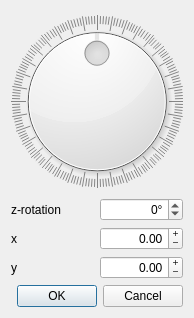
<?xml version="1.0" encoding="UTF-8"?>
<ui version="4.0">
 <class>DirectionDialog</class>
 <widget class="QDialog" name="DirectionDialog">
  <property name="geometry">
   <rect>
    <x>0</x>
    <y>0</y>
    <width>194</width>
    <height>318</height>
   </rect>
  </property>
  <property name="windowTitle">
   <string>Direction</string>
  </property>
  <property name="modal">
   <bool>true</bool>
  </property>
  <layout class="QGridLayout" name="gridLayout">
   <item row="0" column="0" colspan="2">
    <widget class="QDial" name="dial">
     <property name="layoutDirection">
      <enum>Qt::LeftToRight</enum>
     </property>
     <property name="minimum">
      <number>-180</number>
     </property>
     <property name="maximum">
      <number>180</number>
     </property>
     <property name="wrapping">
      <bool>true</bool>
     </property>
     <property name="notchTarget">
      <double>2.000000000000000</double>
     </property>
     <property name="notchesVisible">
      <bool>true</bool>
     </property>
    </widget>
   </item>
   <item row="1" column="0">
    <widget class="QLabel" name="label">
     <property name="text">
      <string>z-rotation</string>
     </property>
    </widget>
   </item>
   <item row="1" column="1">
    <widget class="QSpinBox" name="z_value">
     <property name="wrapping">
      <bool>true</bool>
     </property>
     <property name="alignment">
      <set>Qt::AlignRight|Qt::AlignTrailing|Qt::AlignVCenter</set>
     </property>
     <property name="buttonSymbols">
      <enum>QAbstractSpinBox::UpDownArrows</enum>
     </property>
     <property name="suffix">
      <string>°</string>
     </property>
     <property name="minimum">
      <number>-180</number>
     </property>
     <property name="maximum">
      <number>179</number>
     </property>
    </widget>
   </item>
   <item row="4" column="0" colspan="2">
    <widget class="QDialogButtonBox" name="buttonBox">
     <property name="standardButtons">
      <set>QDialogButtonBox::Cancel|QDialogButtonBox::Ok</set>
     </property>
    </widget>
   </item>
   <item row="2" column="1">
    <widget class="QDoubleSpinBox" name="x_value">
     <property name="alignment">
      <set>Qt::AlignRight|Qt::AlignTrailing|Qt::AlignVCenter</set>
     </property>
     <property name="buttonSymbols">
      <enum>QAbstractSpinBox::PlusMinus</enum>
     </property>
     <property name="decimals">
      <number>2</number>
     </property>
     <property name="minimum">
      <double>-1.000000000000000</double>
     </property>
     <property name="maximum">
      <double>1.000000000000000</double>
     </property>
     <property name="singleStep">
      <double>0.010000000000000</double>
     </property>
    </widget>
   </item>
   <item row="3" column="1">
    <widget class="QDoubleSpinBox" name="y_value">
     <property name="alignment">
      <set>Qt::AlignRight|Qt::AlignTrailing|Qt::AlignVCenter</set>
     </property>
     <property name="buttonSymbols">
      <enum>QAbstractSpinBox::PlusMinus</enum>
     </property>
     <property name="decimals">
      <number>2</number>
     </property>
     <property name="minimum">
      <double>-1.000000000000000</double>
     </property>
     <property name="maximum">
      <double>1.000000000000000</double>
     </property>
     <property name="singleStep">
      <double>0.010000000000000</double>
     </property>
    </widget>
   </item>
   <item row="2" column="0">
    <widget class="QLabel" name="label_2">
     <property name="text">
      <string>x</string>
     </property>
    </widget>
   </item>
   <item row="3" column="0">
    <widget class="QLabel" name="label_3">
     <property name="text">
      <string>y</string>
     </property>
    </widget>
   </item>
  </layout>
 </widget>
 <resources/>
 <connections>
  <connection>
   <sender>buttonBox</sender>
   <signal>accepted()</signal>
   <receiver>DirectionDialog</receiver>
   <slot>accept()</slot>
   <hints>
    <hint type="sourcelabel">
     <x>248</x>
     <y>254</y>
    </hint>
    <hint type="destinationlabel">
     <x>157</x>
     <y>274</y>
    </hint>
   </hints>
  </connection>
  <connection>
   <sender>buttonBox</sender>
   <signal>rejected()</signal>
   <receiver>DirectionDialog</receiver>
   <slot>reject()</slot>
   <hints>
    <hint type="sourcelabel">
     <x>316</x>
     <y>260</y>
    </hint>
    <hint type="destinationlabel">
     <x>286</x>
     <y>274</y>
    </hint>
   </hints>
  </connection>
  <connection>
   <sender>dial</sender>
   <signal>valueChanged(int)</signal>
   <receiver>z_value</receiver>
   <slot>setValue(int)</slot>
   <hints>
    <hint type="sourcelabel">
     <x>96</x>
     <y>95</y>
    </hint>
    <hint type="destinationlabel">
     <x>142</x>
     <y>200</y>
    </hint>
   </hints>
  </connection>
  <connection>
   <sender>z_value</sender>
   <signal>valueChanged(int)</signal>
   <receiver>dial</receiver>
   <slot>setValue(int)</slot>
   <hints>
    <hint type="sourcelabel">
     <x>142</x>
     <y>200</y>
    </hint>
    <hint type="destinationlabel">
     <x>96</x>
     <y>95</y>
    </hint>
   </hints>
  </connection>
 </connections>
</ui>
